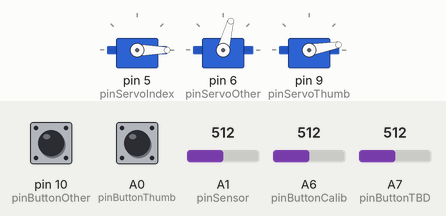
Recording of a sketch running on a simulated Arduino Nano, built with avr-gcc and run on an emulated ATmega328P. Shown: 3 × servo. Inputs (shaded band) come from the test bench; at power-on: A1 (pinSensor) = 512, A6 (pinButtonCalib) = 512, A7 (pinButtonTBD) = 512, A0 (pinButtonThumb) HIGH, pin 10 (pinButtonOther) HIGH.

Above: at 1.2 s.
1.3 s: A1 (pinSensor) set to 487
4.3 s: A6 (pinButtonCalib) set to 710
At 5.6 s:
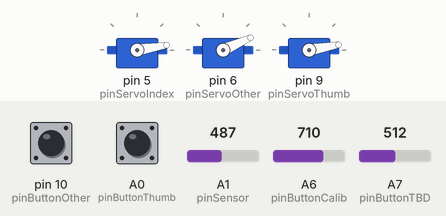
5.9 s: A7 (pinButtonTBD) set to 529
At 8.7 s:
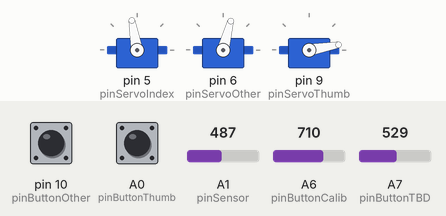
8.9 s: A0 (pinButtonThumb) pulled LOW for 1 s
At 10.3 s:
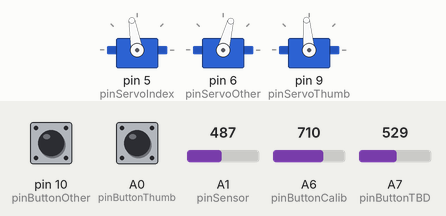
11.4 s: A1 (pinSensor) set to 511
At 13.4 s:
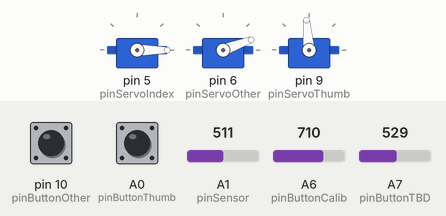
13.8 s: A1 (pinSensor) set to 306
At 14.2 s:
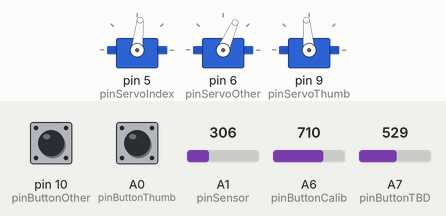
Timing chart, 0 to 16.7 s (numbered marks = the images above; inputs shaded):
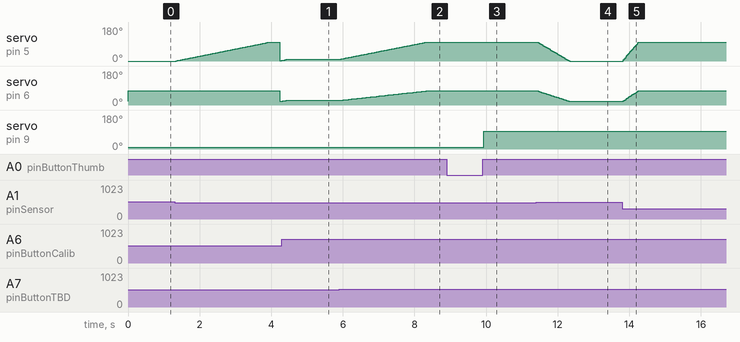

Measured:
- the behaviour switches between 512 and 513 on A7 (pinButtonTBD) (found by bisection; images 1 and 2)
- after the input at 4.3 s, servo on pin 6 (pinServoOther): goes on until 4.4 s, then stays 24°
- after the input at 5.9 s, servo on pin 5 (pinServoIndex): moves from 9° to 100° over 2.4 s, starting at once; servo on pin 6 (pinServoOther): moves from 24° to 75° over 2.4 s, starting at once
- after the input at 8.9 s, servo on pin 9 (pinServoThumb): 10° → 95° after 1.0 s
- after the input at 11.4 s, servo on pin 5 (pinServoIndex): moves from 100° to 0° over 0.88 s, starting after 0.05 s; servo on pin 6 (pinServoOther): moves from 75° to 20° over 0.85 s, starting after 0.05 s
- after the input at 13.8 s, servo on pin 5 (pinServoIndex): moves from 0° to 100° over 0.43 s, starting at once; servo on pin 6 (pinServoOther): moves from 20° to 75° over 0.43 s, starting at once

The sketch:

HackberryMk2v1.0.ino
```cpp
/*
 *  Arduino micro code for HACKberry Mk2.
 *  Origially created by exiii Inc.
 *  edited by Kouki Shinjo on 2018/04/26
 */
#include <Servo.h>

//Settings
const boolean isRight = 0;//right:1, left:0
const int outThumbMax = 95;//right:open, left:close
const int outIndexMax = 100;//right:open, left:close
const int outOtherMax = 75;//right:open, left:close
const int outThumbMin = 10;//right:close, left:open
const int outIndexMin = 0;//right:close, left:open
const int outOtherMin = 20;//right:close, left:open
const int speedMax = 6;
const int speedMin = 0;
const int speedReverse = -3;
const int thSpeedReverse = 15;//0-100
const int thSpeedZero = 30;//0-100
const boolean onSerial = 0; // 1 is not recommended

//Pin
int pinButtonCalib; //start calibration
int pinButtonTBD; // No function implemented yet.
int pinButtonThumb; // open/close thumb
int pinButtonOther; //lock/unlock other three fingers
int pinServoIndex;
int pinServoOther;
int pinServoThumb;
int pinSensor; //sensor input

//Hardware
Servo servoIndex; //index finger
Servo servoOther; //other three fingers
Servo servoThumb; //thumb

//Software
boolean isThumbOpen = 1;
boolean isOtherLock = 0;
int swCount0,swCount1,swCount2,swCount3 = 0;
int sensorValue = 0; // value read from the sensor
int sensorMax = 700;
int sensorMin = 0;
int speed = 0;
int position = 0;
const int positionMax = 100;
const int positionMin = 0;
int prePosition = 0;
int outThumb,outIndex,outOther = 90;
int outThumbOpen,outThumbClose,outIndexOpen,outIndexClose,outOtherOpen,outOtherClose;

void setup() {
    if (onSerial)  Serial.begin(9600);

    // Pin Configuration
    pinButtonCalib = A6;
    pinButtonTBD   = A7;
    pinButtonThumb = A0;
    pinButtonOther = 10;
    pinServoIndex  = 5;
    pinServoOther  = 6;
    pinServoThumb  = 9;
    pinSensor      = A1;

    if(isRight){
        outThumbOpen=outThumbMax; outThumbClose=outThumbMin;
        outIndexOpen=outIndexMax; outIndexClose=outIndexMin;
        outOtherOpen=outOtherMax; outOtherClose=outOtherMin;
    } else {
        outThumbOpen=outThumbMin; outThumbClose=outThumbMax;
        outIndexOpen=outIndexMin; outIndexClose=outIndexMax;
        outOtherOpen=outOtherMin; outOtherClose=outOtherMax;
    }
    servoIndex.attach(pinServoIndex);//index
    servoOther.attach(pinServoOther);//other
    servoThumb.attach(pinServoThumb);//thumb

    pinMode(pinButtonCalib, INPUT_PULLUP);
    pinMode(pinButtonTBD,   INPUT_PULLUP);
    pinMode(pinButtonThumb, INPUT_PULLUP);
    pinMode(pinButtonOther, INPUT_PULLUP);
}

void loop() {
    //==waiting for calibration==
    if(onSerial) Serial.println("======Waiting for Calibration======");
    while (1) {
        servoIndex.write(outIndexOpen);
        servoOther.write(outOtherOpen);
        servoThumb.write(outThumbOpen);
        if(onSerial) serialMonitor();
        delay(10);
        if (readButton(pinButtonCalib) == LOW) {
            calibration();
            break;
        }
    }
    //==control==
    position = positionMin;
    prePosition = positionMin;
    while (1) {
        if (readButton(pinButtonCalib) == LOW) swCount0 += 1;
        else swCount0 = 0;
        if (swCount0 == 10) {
            swCount0 = 0;
            calibration();
        }
        if (readButton(pinButtonTBD) == LOW) swCount1 += 1;
        else swCount1 = 0;
        if (swCount1 == 10) {
            swCount1 = 0;
            // Do something here
            while (readButton(pinButtonTBD) == LOW) delay(1);
        }
        if (readButton(pinButtonThumb) == LOW) swCount2 += 1;
        else swCount2 = 0;
        if (swCount2 == 10) {
            swCount2 = 0;
            isThumbOpen = !isThumbOpen;
            while (readButton(pinButtonThumb) == LOW) delay(1);
        }
        if (readButton(pinButtonOther) == LOW) swCount3 += 1;//A3
        else swCount3 = 0;
        if (swCount3 == 10) {
            swCount3 = 0;
            isOtherLock = !isOtherLock;
            while (readButton(pinButtonOther) == LOW) delay(1);
        }

        sensorValue = readSensor();
        delay(25);
        if(sensorValue<sensorMin) sensorValue=sensorMin;
        else if(sensorValue>sensorMax) sensorValue=sensorMax;
        sensorToPosition();

        outIndex = map(position, positionMin, positionMax, outIndexOpen, outIndexClose);
        servoIndex.write(outIndex);
        if (!isOtherLock){
            outOther = map(position, positionMin, positionMax, outOtherOpen, outOtherClose);
            servoOther.write(outOther);
        }
        if(isThumbOpen) servoThumb.write(outThumbOpen);
        else servoThumb.write(outThumbClose);
        if(onSerial) serialMonitor();
    }
}

/*
* functions
*/
boolean isDigitalPin(const int pin) {
    return (pin >= 0) && (pin <= 19) ? true : false;
}

boolean readButton(const int pin) {
    if ( isDigitalPin(pin) ) {
        return digitalRead(pin);
    } else {
        if (analogRead(pin) > 512) return HIGH;
        else return LOW;
    }
}

int readSensor() {
    int i, sval;
    for (i = 0; i < 10; i++) {
        sval += analogRead(pinSensor);
    }
    sval = sval/10;
    return sval;
}

void sensorToPosition(){
    int tmpVal = map(sensorValue, sensorMin, sensorMax, 100, 0);
    if(tmpVal<thSpeedReverse) speed=speedReverse;
    else if(tmpVal<thSpeedZero) speed=speedMin;
    else speed=map(tmpVal,40,100,speedMin,speedMax);
    position = prePosition + speed;
    if (position < positionMin) position = positionMin;
    if (position > positionMax) position = positionMax;
    prePosition = position;
}

void calibration() {
    outIndex=outIndexOpen;
    servoIndex.write(outIndexOpen);
    servoOther.write(outOtherClose);
    servoThumb.write(outThumbOpen);
    position=positionMin;
    prePosition=positionMin;

    delay(200);
    if(onSerial) Serial.println("======calibration start======");

    sensorMax = readSensor();
    sensorMin = sensorMax - 50;
    unsigned long time = millis();
    while ( millis() < time + 4000 ) {
        sensorValue = readSensor();
        delay(25);
        if ( sensorValue < sensorMin ) sensorMin = sensorValue;
        else if ( sensorValue > sensorMax )sensorMax = sensorValue;

        sensorToPosition();
        outIndex = map(position, positionMin, positionMax, outIndexOpen, outIndexClose);
        servoIndex.write(outIndex);

        if(onSerial) serialMonitor();
    }
    if(onSerial)  Serial.println("======calibration finish======");
    return;
}

void serialMonitor(){
    Serial.print("Min="); Serial.print(sensorMin);
    Serial.print(",Max="); Serial.print(sensorMax);
    Serial.print(",sensor="); Serial.print(sensorValue);
    Serial.print(",speed="); Serial.print(speed);
    Serial.print(",position="); Serial.print(position);
    Serial.print(",outIndex="); Serial.print(outIndex);
    Serial.print(",isThumbOpen="); Serial.print(isThumbOpen);
    Serial.print(",isOtherLock="); Serial.println(isOtherLock);
}
```
